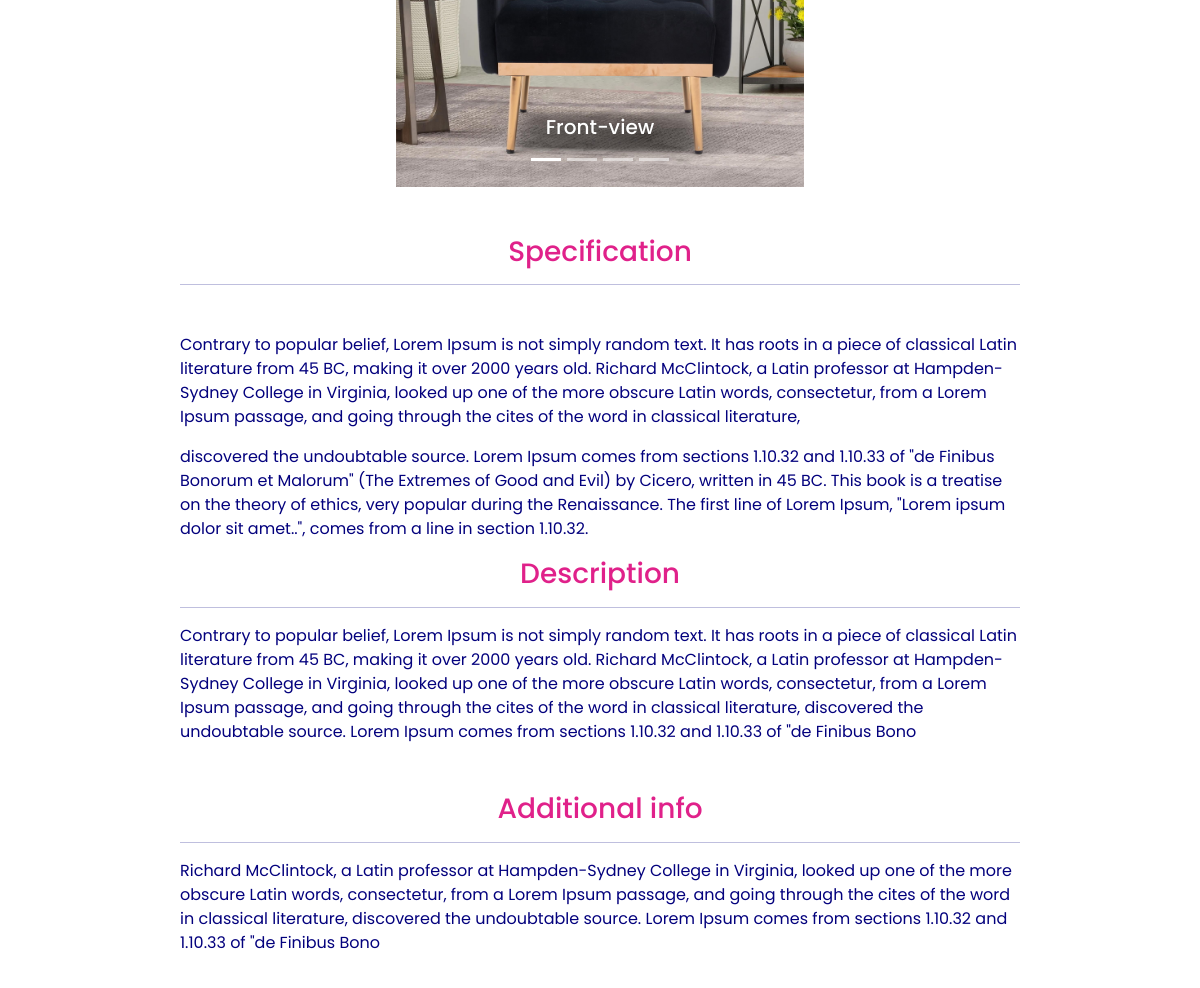
The app's page /detailedview/single sofa sample - 1 (middle part), older data.
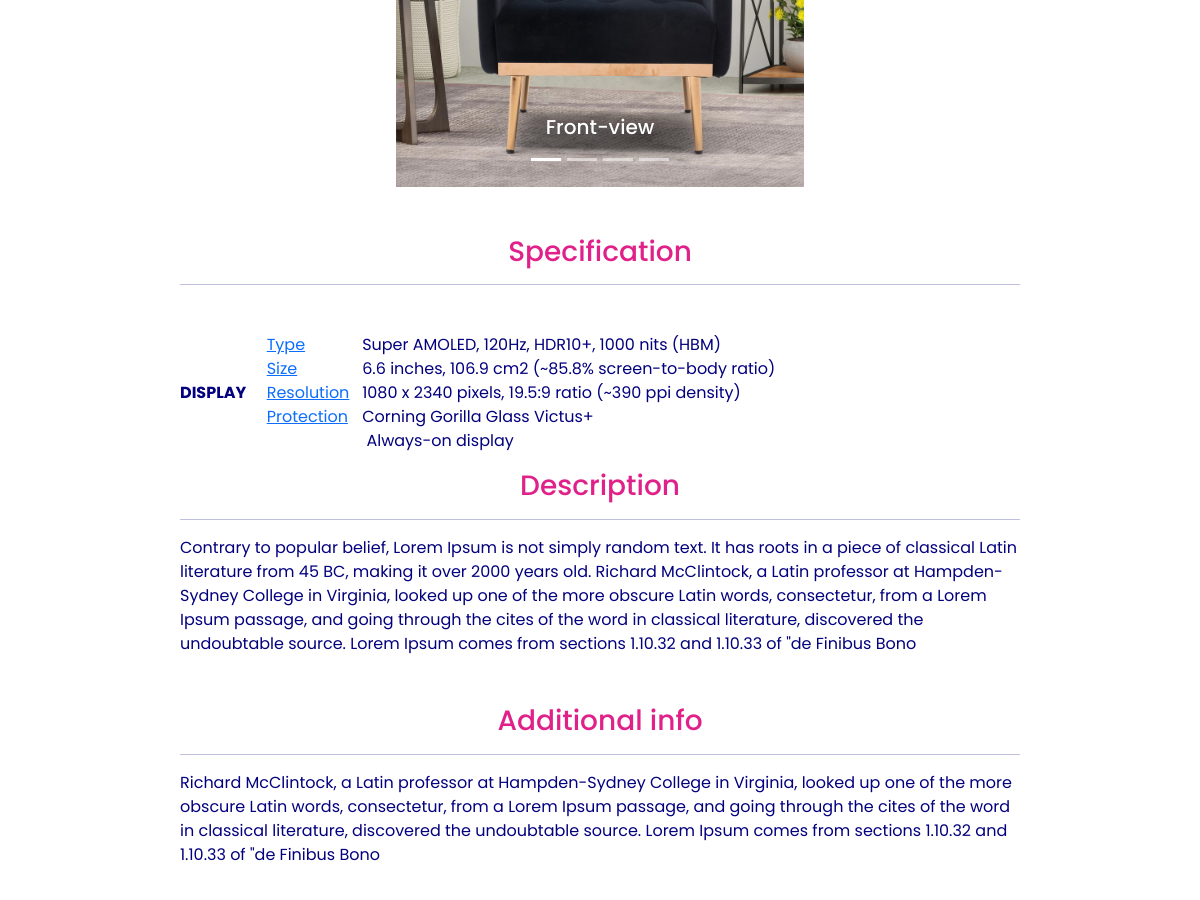
The same page, newer data.
### app/models.py (models this page shows)
class Product(models.Model):
    product_of = models.ForeignKey(SubCategory, on_delete=models.CASCADE)
    name = models.CharField(max_length=150, null=False, blank=False)
    image = models.ImageField(upload_to=getFileName, null=True, blank=True)
    front_image = models.ImageField(
        upload_to=getFileName, null=True, blank=True)
    left_image = models.ImageField(
        upload_to=getFileName, null=True, blank=True)
    right_image = models.ImageField(
        upload_to=getFileName, null=True, blank=True)
    back_image = models.ImageField(
        upload_to=getFileName, null=True, blank=True)
    price = models.CharField(max_length=6, null=False, blank=False)
    description = models.TextField(max_length=500, null=False, blank=False)
    specification = RichTextField(blank=True, null=True)
    additionalinfo = models.TextField(max_length=500, null=False, blank=False)
    status = models.BooleanField(default=False, help_text="0-Show,1-Hidden")
    created_at = models.DateTimeField(auto_now_add=True)
    def __str__(self):
        return self.name

### app/views.py (the view)
# urls.py: path('detailedview/<str:pk>',views.detailedview,name='detailedview'),
def detailedview(request, pk):
    product = Product.objects.get(name=pk)
    return render(request, 'pages/productdetailedview.html', {'product': product})

### app/templates/pages/productdetailedview.html (shortened to what this page needs)
{% extends 'base/base.html' %}
{% load static %}
{% block content %}
<br>
<br>
<br>
<div class="" style="width: 70%; margin: auto;">
  <div class="row ">
    <div class="col-md-3"></div>
    <div class="col-md-6 mt-5">
      <div id="carouselExampleCaptions" class="carousel  slide">
        <div class="carousel-indicators">
          <button type="button" data-bs-target="#carouselExampleCaptions" data-bs-slide-to="0" class="active"
            aria-current="true" aria-label="Slide 1"></button>
          <button type="button" data-bs-target="#carouselExampleCaptions" data-bs-slide-to="1"
            aria-label="Slide 2"></button>
          <button type="button" data-bs-target="#carouselExampleCaptions" data-bs-slide-to="2"
            aria-label="Slide 3"></button>
          <button type="button" data-bs-target="#carouselExampleCaptions" data-bs-slide-to="3"
            aria-label="Slide 4"></button>
        </div>
        <div class="carousel-inner">
          <div class="carousel-item active">
            <img src="{{product.front_image.url}}" class="d-block w-100" alt="...">
            <div class="carousel-caption d-none d-md-block">
              <h5>Front-view</h5>
            </div>
          </div>
        </div>
        <button class="carousel-control-prev" type="button" data-bs-target="#carouselExampleCaptions"
          data-bs-slide="prev">
        </button>
        <button class="carousel-control-next" type="button" data-bs-target="#carouselExampleCaptions"
          data-bs-slide="next">
        </button>
      </div>
    </div>
    <div class="col-md-12 mt-5 colorsecondary">
      <h3 class="colorprimary text-center">Specification</h3>
      <hr>
      <p class="colorprimary mb-5" style="color: darkblue !important;">{{product.specification|safe}}</p>
      <h3 class="colorprimary text-center">Description</h3>
      <hr>
      <p class="colorsecondary mb-5">{{product.description}}</p>
      <h3 class="colorprimary text-center">Additional info</h3>
      <hr>
      <p class="colorsecondary mb-5">{{product.additionalinfo}}</p>
    </div>
  </div>
</div>
{% endblock content %}

Row changes from the older to the newer data that the page shows:
changed Product: specification "Contrary to popular belief, Lorem Ipsum is not simply random text. It has roots in a piece of classical Latin literature from 45 BC, making it over 2000 years old. Richard McClintock, a Latin professor at Hampden-Sydney College in Virginia, looked up one of the more obscure Latin words, consectetur, from a Lorem Ipsum passage, and going through the cites of the word in classical literature, discovered the undoubtable source. Lorem Ipsum comes from sections 1.10.32 and 1.10.33 of \"de Finibus Bonorum et Malorum\" (The Extremes of Good and Evil) by Cicero, written in 45 BC. This book is a treatise on the theory of ethics, very popular during the Renaissance. The first line of Lorem Ipsum,…" → "DISPLAY Type Super AMOLED, 120Hz, HDR10+, 1000 nits (HBM) Size 6.6 inches, 106.9 cm2 (~85.8% screen-to-body ratio) Resolution 1080 x 2340 pixels, 19.5:9 ratio (~390 ppi density) Protection Corning Gorilla Glass Victus+ Always-on display"
